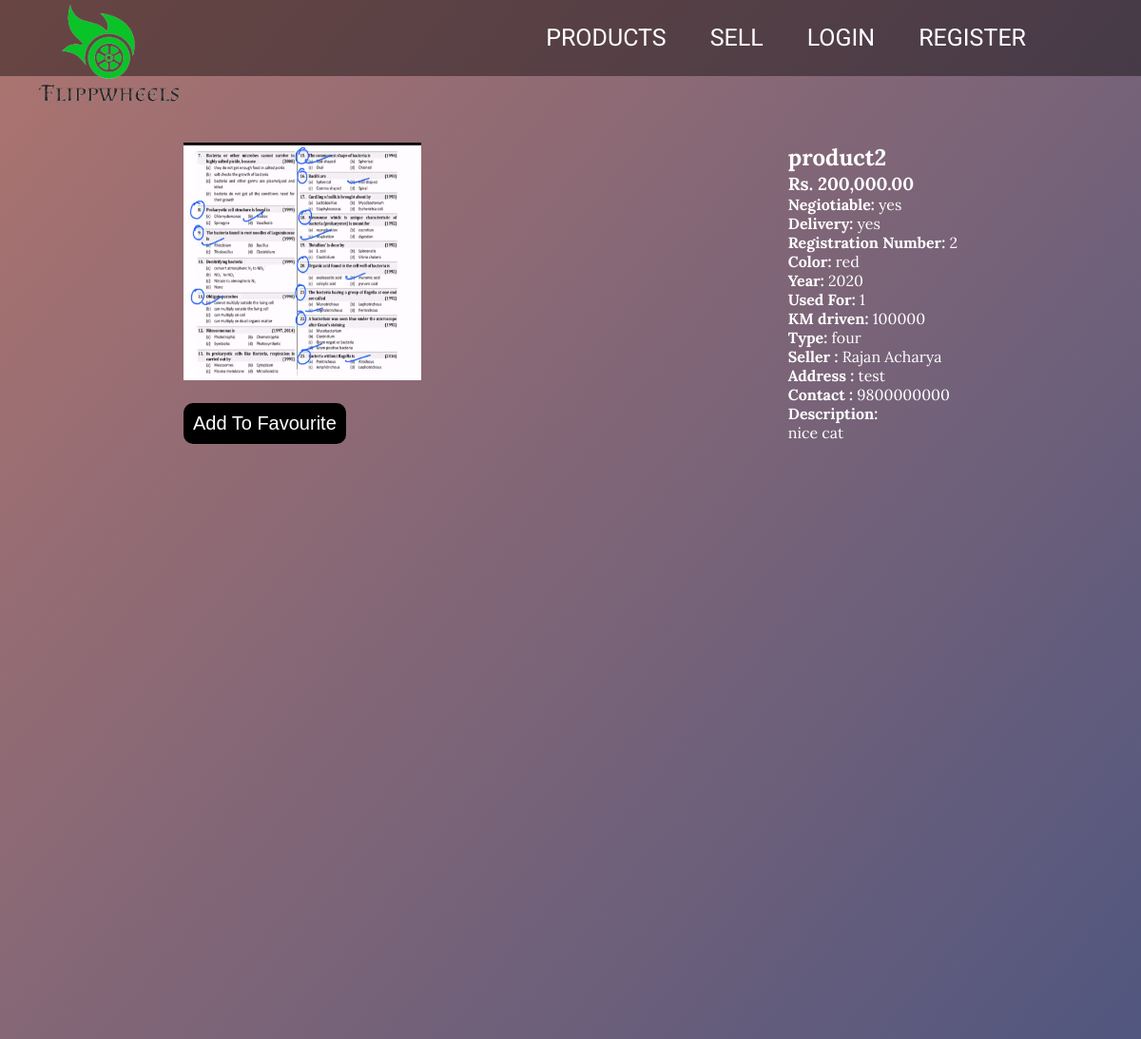
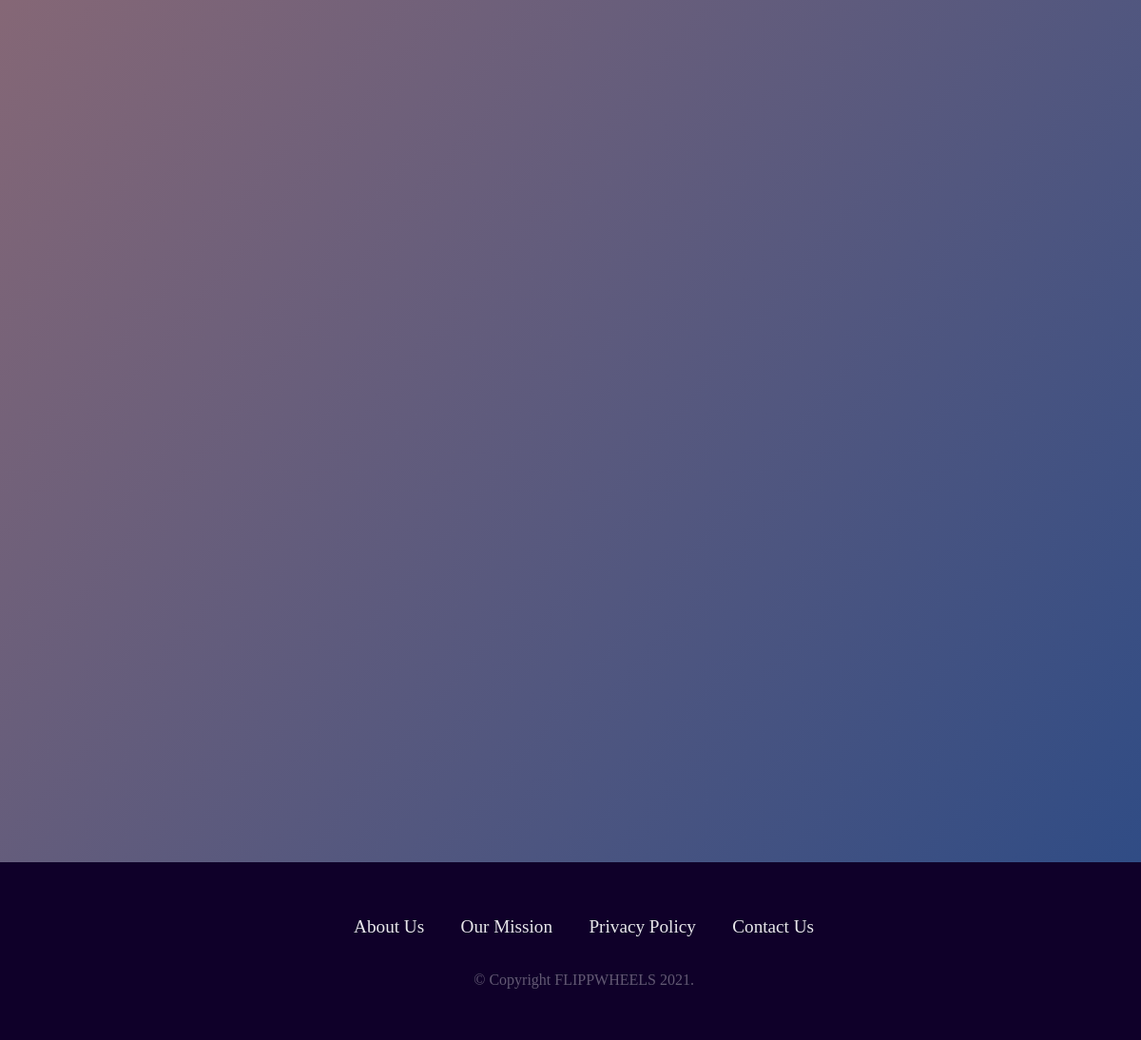
The app's page /product_detail.php?id=2 with its own data (2 pictures, top to bottom).
### tables this page shows
CREATE TABLE `products` (
  `id` int(10) UNSIGNED NOT NULL,
  `name` varchar(200) NOT NULL,
  `registration_number` varchar(50) NOT NULL,
  `description` text NOT NULL,
  `price` decimal(15,2) NOT NULL,
  `photo` varchar(255) NOT NULL,
  `negotiable` enum('yes','no') NOT NULL,
  `makeyear` varchar(15) NOT NULL,
  `color` varchar(20) NOT NULL,
  `kmdriven` varchar(50) NOT NULL,
  `fuel` varchar(20) NOT NULL,
  `engineincc` varchar(10) NOT NULL,
  `productused` tinyint(3) UNSIGNED NOT NULL,
  `delivery` varchar(10) NOT NULL,
  `type` varchar(20) NOT NULL,
  `seller_id` int(11) NOT NULL,
  `posted_date` date NOT NULL,
  `status` enum('sold','unsold') NOT NULL DEFAULT 'unsold'
);

CREATE TABLE `users` (
  `id` int(10) UNSIGNED NOT NULL,
  `fullname` varchar(100) NOT NULL,
  `username` varchar(100) NOT NULL,
  `email` varchar(255) NOT NULL,
  `phone` varchar(10) NOT NULL,
  `password` varchar(255) NOT NULL,
  `address` varchar(50) NOT NULL,
  `type` enum('ADMIN','BUYER','SELLER') NOT NULL DEFAULT 'BUYER'
);

### product_detail.php (the view, shortened to what this page needs)
<?php
include_once('./template/header.php');
$conn = $pdo->open();
try{
    $id = $_GET['id'] ?? null;
    $stmt = $conn->prepare("SELECT p.*, u.fullname, u.address, u.phone FROM products as p LEFT JOIN users as u ON u.id = p.seller_id  WHERE p.id=:id");
    $stmt->execute(['id'=>$id]);
    $product = $stmt->fetch();
}
catch(PDOException $e){
    echo $e->getMessage();
}
?>
<head>
  <link rel="stylesheet" href="http://localhost/flipwheels/css/product.css">
</head>
<div>
<section class="content">
<div class="flex">
    <div class="col-sm-6">
        <img src="<?php echo (!empty($product['photo'])) ? 'http://localhost/flipwheels/uploads/'.$product['photo'] : 'http://localhost/flipwheels/uploads/logo.png'; ?>" width="250px" height="250px">
        <br><br>
        <?php if(!empty($fav['id'])): ?>
            <p>Added To Favourite</p>
        <?php else:?>
        <form class="form-inline" id="productForm" method="POST" action="add_to_favourite.php">
            <div class="form-group">
                <button type="submit">Add To Favourite</button>
            </div>
        </form>
        <?php endif;?>
    </div>
    <div class="col-sm-6">
        <h1 class="page-header"><?php echo $product['name']; ?></h1>
        <h3><b>Rs. <?php echo number_format($product['price'], 2); ?></b></h3>
        <p><b>Negiotiable:</b> <?=$product['negotiable']?></p>
        <p><b>Delivery:</b> <?=$product['delivery']?></p>
        <p><b>Registration Number:</b> <?=$product['registration_number']?></p>
        <p><b>Color:</b> <?=$product['color']?></p>
        <p><b>Year:</b> <?=$product['makeyear']?></p>
        <p><b>Used For:</b> <?=$product['productused']?></p>
        <p><b>KM driven:</b> <?=$product['kmdriven']?></p>
        <p><b>Type:</b> <?=$product['type']?></p>
        <p><b>Seller :</b> <?=$product['fullname']?></p>
        <p><b>Address :</b> <?=$product['address']?></p>
        <p><b>Contact :</b> <?=$product['phone']?></p>
        <p><b>Description:</b></p>
        <p><?php echo $product['description']; ?></p>
    </div>
</div>
</section>
</div>
<?php include_once('./template/footer.php'); ?>

### template/header.php (shortened to what this page needs)
<?php
$user_id = $_SESSION['USER_ID'] ?? null;
$user_type = $_SESSION['USER_TYPE'] ?? null;
if ($user_type == 'SELLER') {
	$dashboard = 'http://localhost/flipwheels/seller/';
}elseif($user_type == 'BUYER'){
	$dashboard = 'http://localhost/flipwheels/buyer/';
}else{
	$dashboard = 'http://localhost/flipwheels/index.php';
}
?>
<!DOCTYPE html>
<html lang="en">
<head>
	<link rel="stylesheet" href="<?php echo 'http://localhost/flipwheels/css/style.css'?>">
</head>
<body>
<div class="wrapper">
<header>
	<nav class="navbar">
		<a href="http://localhost/flipwheels/"><img class="logo" src="<?php echo 'http://localhost/flipwheels/uploads/logo.png';?>"></a>
		<ul>
			<li><a href="<?php echo 'http://localhost/flipwheels/products.php'; ?>">PRODUCTS</a></li>
			<li><a href="<?php echo 'http://localhost/flipwheels/product_form.php'; ?>">SELL</a></li>
			<?php if($user_id): ?>
				<li><a href="<?php echo $dashboard;?>"><i class="fas fa-user"></i><?php echo strtoupper($_SESSION['USER_NAME'] ?? ''); ?></a></li>
				<li><a href="http://localhost/flipwheels/logout.php">LOGOUT</a></li>
			<?php else: ?>
			<li><a href="<?php echo 'http://localhost/flipwheels/login.php'; ?>"> LOGIN </a></li>
			<li><a href="<?php echo 'http://localhost/flipwheels/register.php'; ?>"> REGISTER </a></li>
			<?php endif; ?>
		</ul>
	</nav>
</header>

### template/footer.php
</div>
<footer class="sticky-footer">
    <ul>
            <li><a href="./aboutus.php">About Us</a></li>
            <li><a href="./ourmission.php">Our Mission</a></li>
            <li><a href="./privacypolicy.php">Privacy Policy</a></li>
            <li><a href="./contactus.php">Contact Us</a></li>
        </ul>
        <p> © Copyright FLIPPWHEELS 2021.</p>
    </footer>
</body>
</html>

### css/style.css (style rules this page uses)
* { padding: 0; margin: 0; }
header { width: 100%; height: 150px; }
.wrapper { background: linear-gradient(130deg, #ad746f, #304c85); background-size: cover; display: block; height: 250vh; }
.navbar { box-sizing: border-box; z-index: 500; position: sticky; height: 80px; width: 100%; top: 0; left: 0; background: rgba(0, 0, 0, 0.4); }
.navbar .logo { width: 150px; height: auto; padding: 5px 40px; }
.navbar ul { float: right; margin-right: 100px; }
.navbar ul li { list-style: none; margin: 0 8px; display: inline-block; line-height: 80px; }
.navbar ul li a { font-size: 25px; font-family: 'Roboto', sans-serif; color: white; padding: 6px 13px; text-decoration: none; transition: .4s; }
footer p { padding: 0; font-size: 0.8em; color: hsla(0, 50%, 100%, 0.35); margin: 1em 0; font-size: 1rem; }
footer ul { list-style: none; display: flex; margin: 1em 0; }
footer ul li a { padding: 1em; text-decoration: none; color: rgba(255, 255, 255, 0.904); transition: 100ms; }
footer { width: 95.95%; background: #0f0029; color: #fff; display: grid; place-items: center; padding: 2em; font-size: 1.2rem; }
body { min-height: 100vh; }
.sticky-footer { position: sticky; top: 100%; }

### css/product.css (style rules this page uses)
.flex { display: flex; justify-content: space-around; flex-wrap: wrap; font-family: 'Lora', serif; text-decoration: none; color: white; }
.flex button { padding: 10px; background: black; color: #fff; border: none; border-radius: 10px; font-size: 20px; font-weight: 500; cursor: pointer; transition: all 0.3s linear; }

### records on screen
products: photo (picture), name "product2", price "200,000.00", negotiable "yes", delivery "yes", registration_number "2", color "red", makeyear "2020", productused "1", kmdriven "100000", type "four", users.fullname "Rajan Acharya", users.address "test", users.phone "9800000000", description "nice cat"
